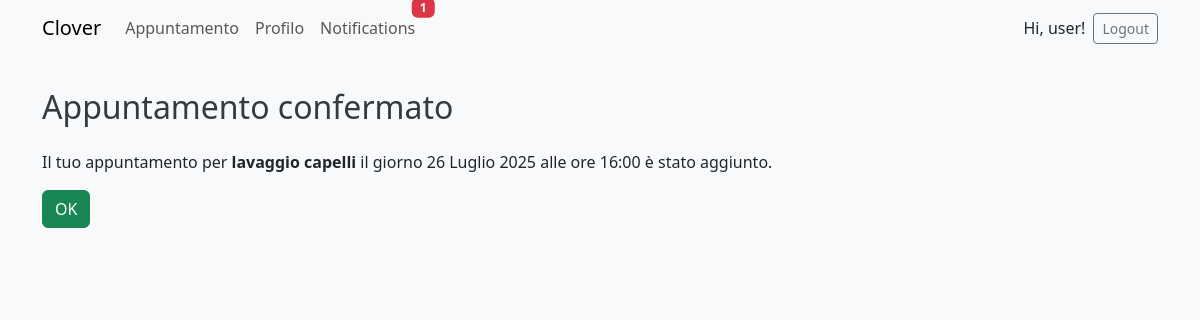
/appointments/confirm/29/ (signed in), run on the app's committed database.
### appointments/models.py (models this page shows, shortened)
class Appointment(models.Model):
    client = models.ForeignKey(
        User, on_delete=models.CASCADE,
        related_name='client_appointments'
    )
    barber = models.ForeignKey(
        User, on_delete=models.CASCADE,
        related_name='barber_appointments'
    )
    service = models.ForeignKey(Service, on_delete=models.CASCADE)
    date = models.DateField()
    time = models.TimeField()
    created_at = models.DateTimeField(auto_now_add=True)
    class Meta:
        ordering = ['-date', '-time']

### services/models.py (models this page shows, shortened)
class Service(models.Model):
    name = models.CharField(max_length=100)
    description = models.TextField()
    price = models.DecimalField(max_digits=6, decimal_places=2)
    image = models.ImageField(upload_to="services/")
    duration = models.DurationField(default=timedelta(minutes=30))
    created_by = models.ForeignKey(User, on_delete=models.CASCADE)

### appointments/views.py (the view)
# urls.py: path('confirm/<int:pk>/', views.appointment_confirm, name='appointment-confirm'),
@login_required
def appointment_confirm(request, pk):
    appt = get_object_or_404(Appointment, pk=pk, client=request.user)
    return render(request, 'appointments/confirm.html', {'appt': appt})

### notifications/context_processors.py (called while the page is built)
def unread_notification_count(request):
    if request.user.is_authenticated:
        count = Notification.objects.filter(recipient=request.user, is_read=False).count()
        return {'unread_notification_count': count}
    return {}

### templates/appointments/confirm.html
{% extends 'base.html' %}
{% block content %}
<h2 class="mb-4">Appuntamento confermato</h2>
<p>Il tuo appuntamento per <strong>{{ appt.service.name }}</strong>
    il giorno {{ appt.date }} alle ore {{ appt.time }} è stato aggiunto.</p>
<form action="{% url 'home' %}">
  <button type="submit" class="btn btn-success">OK</button>
</form>
{% endblock %}

### templates/base.html (shortened to what this page needs)
<!DOCTYPE html>
<html lang="it">
<head>
    {% load widget_tweaks %}
    {% load static %}
    <link href="https://cdn.jsdelivr.net/npm/bootstrap@5.3.0/dist/css/bootstrap.min.css" rel="stylesheet">
    <link rel="stylesheet" href="{% static 'css/style.css' %}">
</head>
<body>
<nav class="navbar navbar-expand-lg navbar-light bg-light mb-4">
  <div class="container">
    <a class="navbar-brand" href="{% url 'home' %}">Clover</a>
    <div class="collapse navbar-collapse" id="navbarNav">
      <ul class="navbar-nav me-auto mb-2 mb-lg-0">
        {% if user.is_authenticated %}
            <li class="nav-item">
              <a class="nav-link" href="{% url 'appointment-list' %}">Appuntamento</a>
            </li>
            <li class="nav-item">
              <a class="nav-link" href="{% url 'profile' %}">Profilo</a>
            </li>
            <li class="nav-item">
              <a class="nav-link position-relative" href="{% url 'notification-list' %}">
                Notifications
                {% if unread_notification_count > 0 %}
                  <span class="badge bg-danger position-absolute top-0 start-100 translate-middle">
                    {{ unread_notification_count }}
                  </span>
                {% endif %}
              </a>
            </li>
        {% endif %}
      </ul>
      <ul class="navbar-nav ms-auto">
        {% if user.is_authenticated %}
          <li class="nav-item d-flex align-items-center">
            <span class="me-2">Hi, {{ user.username }}!</span>
            <form action="{% url 'logout' %}" method="post" class="d-inline">
              <button type="submit" class="btn btn-outline-secondary btn-sm">Logout</button>
            </form>
          </li>
        {% endif %}
      </ul>
    </div>
  </div>
</nav>
<div class="container">
  {% block content %}
  {% endblock %}
</div>
</body>
</html>

### static/css/style.css (style rules this page uses)
body { background-color: #f8f9fa; font-family: 'Segoe UI', Tahoma, sans-serif; }
h1, h2, h3 { color: #343a40; margin-top: 1em; margin-bottom: 0.5em; }

### data on the page
Appointment: service.name "lavaggio capelli", date "26 Luglio 2025", time "16:00"

### other printed values
{{ unread_notification_count }} "1"
{{ user.username }} "user"
